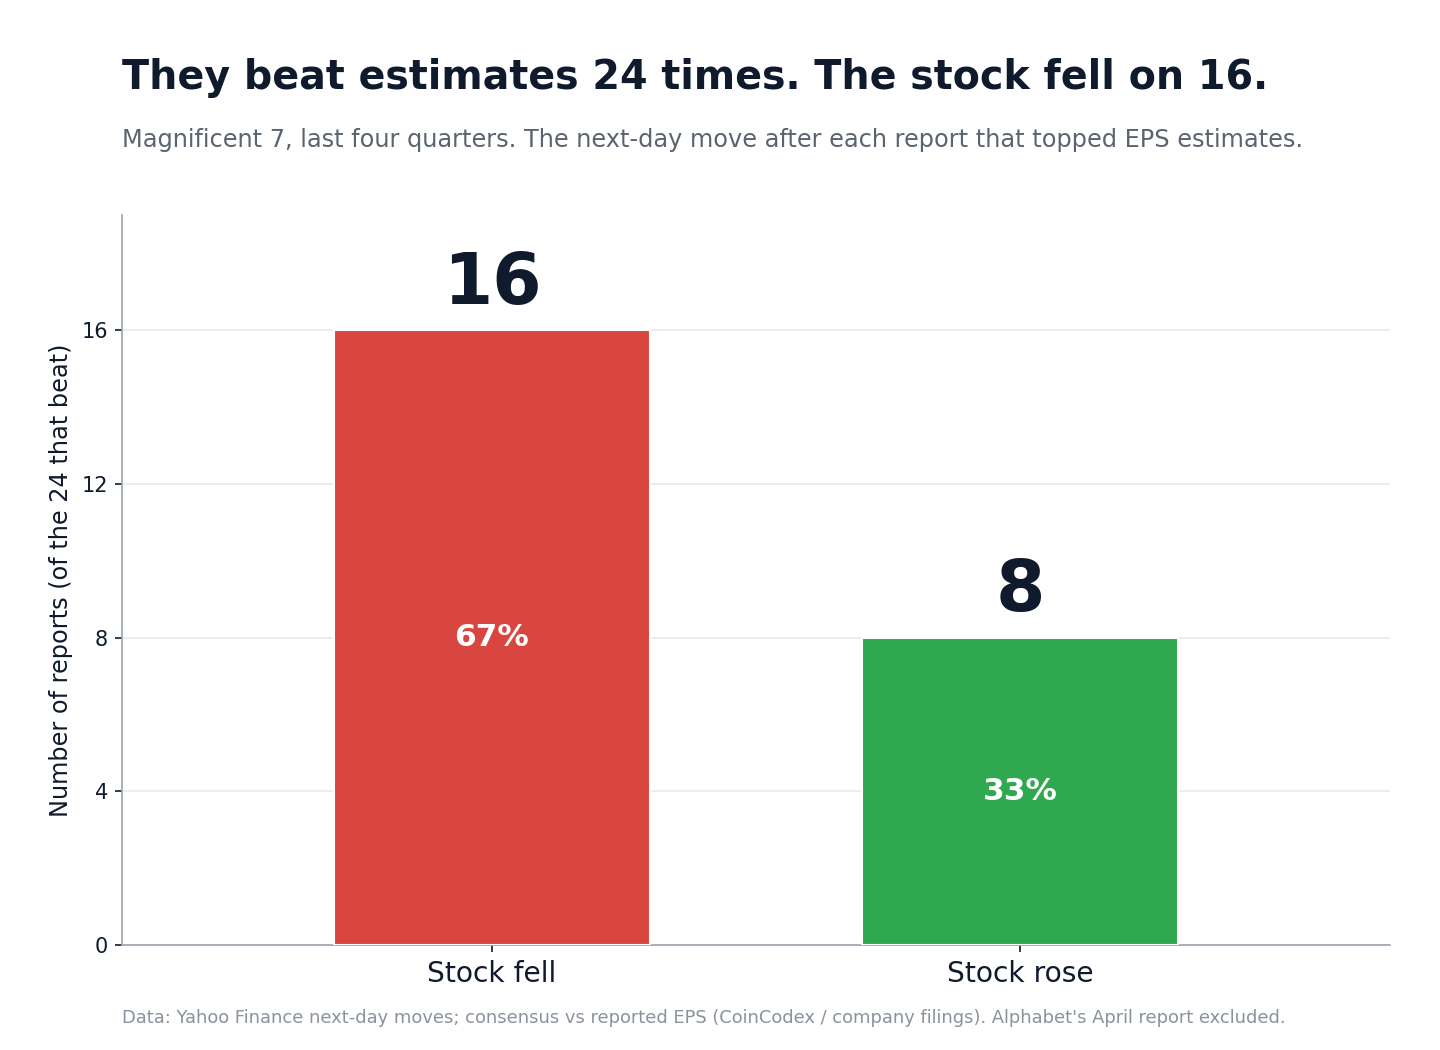

Recreate this plot in Python.
import matplotlib
matplotlib.use("Agg")
import matplotlib.pyplot as plt

OUT="/sessions/beautiful-eloquent-ritchie/mnt/outputs"
INK="#0F1B2D"; GRID="#E6EAEF"; MUTE="#5A6470"
RED="#D9463F"; GREEN="#2FA84F"
plt.rcParams.update({"font.family":"DejaVu Sans","text.color":INK,"axes.edgecolor":"#9AA3AE",
                     "axes.labelcolor":INK,"xtick.color":INK,"ytick.color":INK})

fig,ax=plt.subplots(figsize=(9.6,7.0),dpi=150)
fig.subplots_adjust(top=0.795,bottom=0.10,left=0.085,right=0.965)

x=[0,1]; vals=[16,8]; cols=[RED,GREEN]; tot=24
ax.bar(x,vals,width=0.60,color=cols,edgecolor="white",lw=1.0,zorder=3)

for xi,v in zip(x,vals):
    ax.text(xi,v+0.30,str(v),ha="center",va="bottom",fontsize=34,fontweight="bold",color=INK)
    ax.text(xi,v/2,f"{round(100*v/tot)}%",ha="center",va="center",fontsize=15,fontweight="bold",color="white")

ax.set_xticks(x); ax.set_xticklabels(["Stock fell","Stock rose"],fontsize=13.5)
ax.set_ylabel("Number of reports (of the 24 that beat)",fontsize=11.5)
ax.set_ylim(0,19); ax.set_xlim(-0.7,1.7)
ax.set_yticks([0,4,8,12,16])
ax.set_axisbelow(True); ax.grid(True,axis="y",color=GRID); ax.set_facecolor("white")
for s in ["top","right"]: ax.spines[s].set_visible(False)

fig.text(0.085,0.945,"They beat estimates 24 times. The stock fell on 16.",fontsize=19,fontweight="bold",ha="left",va="top")
fig.text(0.085,0.878,"Magnificent 7, last four quarters. The next-day move after each report that topped EPS estimates.",
         fontsize=11.5,color=MUTE,ha="left",va="top")
fig.text(0.085,0.022,"Data: Yahoo Finance next-day moves; consensus vs reported EPS (CoinCodex / company filings). Alphabet's April report excluded.",
         fontsize=8.6,color="#8A929C",ha="left",va="bottom")
fig.savefig(f"{OUT}/chart4_beats_updown.png",facecolor="white"); plt.close(fig)
print("saved chart4_beats_updown.png  fell=16 rose=8 of 24")
